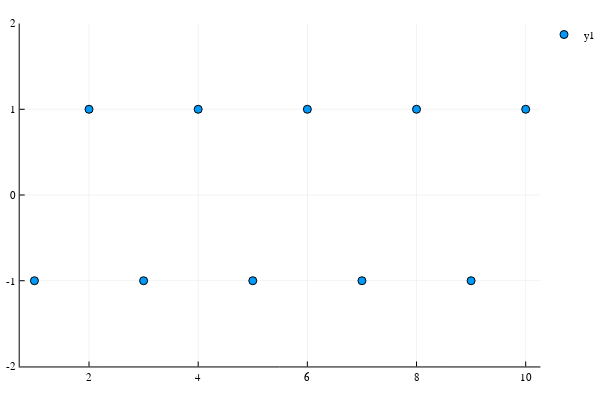

The notebook cell saved with this chart:
### Markdown cell above
## example 
* $\left\{(-1)^n\right\}$

### Code cell
domain =1:10
scatter(domain, [(-1)^i for i in domain],ylims=(-2,2) )

### Figure 1 — Plotly figure (JSON) as saved in the notebook; plotly's stock layout.template omitted (floating-point values rounded to 4 significant figures)
{"data": [{"colorbar": {"title": ""}, "marker": {"color": ["rgba(0, 154, 250, 1.000)", "rgba(0, 154, 250, 1.000)", "rgba(0, 154, 250, 1.000)", "rgba(0, 154, 250, 1.000)", "rgba(0, 154, 250, 1.000)", "rgba(0, 154, 250, 1.000)", "rgba(0, 154, 250, 1.000)", "rgba(0, 154, 250, 1.000)", "rgba(0, 154, 250, 1.000)", "rgba(0, 154, 250, 1.000)"], "line": {"color": ["rgba(0, 0, 0, 1.000)", "rgba(0, 0, 0, 1.000)", "rgba(0, 0, 0, 1.000)", "rgba(0, 0, 0, 1.000)", "rgba(0, 0, 0, 1.000)", "rgba(0, 0, 0, 1.000)", "rgba(0, 0, 0, 1.000)", "rgba(0, 0, 0, 1.000)", "rgba(0, 0, 0, 1.000)", "rgba(0, 0, 0, 1.000)"], "width": 1}, "size": 8, "symbol": "circle"}, "mode": "markers", "name": "y1", "showlegend": true, "type": "scatter", "x": [1, 2, 3, 4, 5, 6, 7, 8, 9, 10], "xaxis": "x1", "y": [-1, 1, -1, 1, -1, 1, -1, 1, -1, 1], "yaxis": "y1"}], "layout": {"annotations": [], "height": 400, "legend": {"bgcolor": "rgba(255, 255, 255, 1.000)", "bordercolor": "rgba(0, 0, 0, 1.000)", "font": {"color": "rgba(0, 0, 0, 1.000)", "family": "sans-serif", "size": 11}, "x": 1, "y": 1}, "margin": {"b": 20, "l": 0, "r": 0, "t": 20}, "paper_bgcolor": "rgba(255, 255, 255, 1.000)", "plot_bgcolor": "rgba(255, 255, 255, 1.000)", "showlegend": true, "width": 600, "xaxis1": {"anchor": "y1", "domain": [0.03619, 0.9934], "gridcolor": "rgba(0, 0, 0, 0.100)", "gridwidth": 0.5, "linecolor": "rgba(0, 0, 0, 1.000)", "mirror": false, "range": [0.73, 10.27], "showgrid": true, "showline": true, "showticklabels": true, "tickangle": 0, "tickcolor": "rgb(0, 0, 0)", "tickfont": {"color": "rgba(0, 0, 0, 1.000)", "family": "sans-serif", "size": 11}, "tickmode": "array", "ticks": "inside", "ticktext": ["2", "4", "6", "8", "10"], "tickvals": [2, 4, 6, 8, 10], "title": "", "titlefont": {"color": "rgba(0, 0, 0, 1.000)", "family": "sans-serif", "size": 15}, "type": "-", "visible": true, "zeroline": false, "zerolinecolor": "rgba(0, 0, 0, 1.000)"}, "yaxis1": {"anchor": "x1", "domain": [0.03762, 0.9902], "gridcolor": "rgba(0, 0, 0, 0.100)", "gridwidth": 0.5, "linecolor": "rgba(0, 0, 0, 1.000)", "mirror": false, "range": [-2, 2], "showgrid": true, "showline": true, "showticklabels": true, "tickangle": 0, "tickcolor": "rgb(0, 0, 0)", "tickfont": {"color": "rgba(0, 0, 0, 1.000)", "family": "sans-serif", "size": 11}, "tickmode": "array", "ticks": "inside", "ticktext": ["-2", "-1", "0", "1", "2"], "tickvals": [-2, -1, 0, 1, 2], "title": "", "titlefont": {"color": "rgba(0, 0, 0, 1.000)", "family": "sans-serif", "size": 15}, "type": "-", "visible": true, "zeroline": false, "zerolinecolor": "rgba(0, 0, 0, 1.000)"}}}
